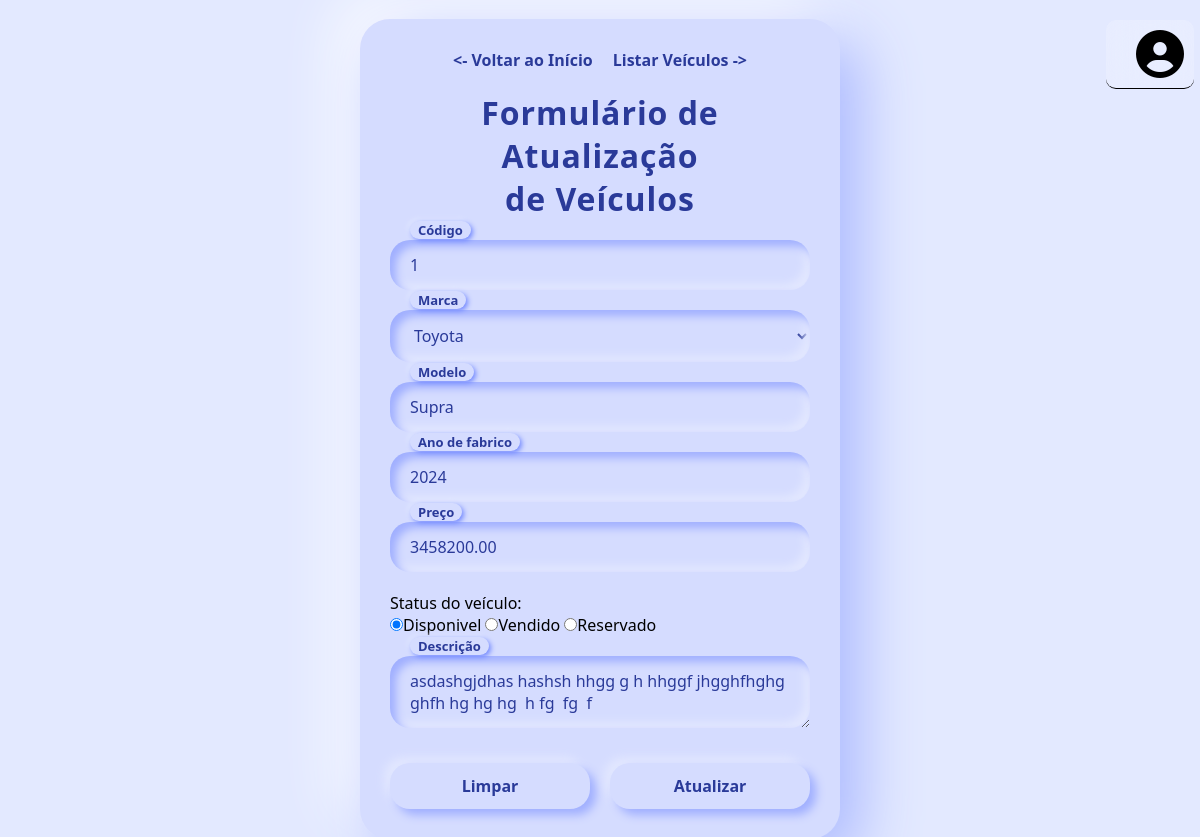
/Veiculos/View/updateVeiculo.php?id=1, run on the app's committed database.
### tables this page shows
CREATE TABLE `veiculo` (
  `ID` int(11) NOT NULL AUTO_INCREMENT,
  `marca` varchar(30) NOT NULL,
  `modelo` varchar(50) NOT NULL,
  `ano` int(11) DEFAULT NULL,
  `preco` decimal(10,2) NOT NULL,
  `status` enum('Disponivel','Vendido','Reservado') NOT NULL DEFAULT 'Disponivel',
  `descricao` text NOT NULL,
  PRIMARY KEY (`ID`)
);

### Veiculos/Controller/controllerVeiculo.php (called while the page is built, shortened)
<?php
    include_once('../Controller/veiculo.php');
    include_once('../Controller/conexao.php');
    function searchVeiculo($id) {
        global $conexao;
        $sql = "SELECT * FROM veiculo WHERE id='$id'";
        $result = mysqli_query($conexao, $sql);
        $rs = mysqli_fetch_assoc($result);
        $veiculo = new Veiculo($rs['ID'], $rs['marca'], $rs['modelo'], $rs['ano'], $rs['preco'], $rs['status'], $rs['descricao']);
        return $veiculo;
    }
?>

### Veiculos/Controller/veiculo.php (called while the page is built, shortened)
<?php
    class Veiculo {
        private $ID;
        private $marca;
        private $modelo;
        private $ano;
        private $preco;
        private $status;
        private $descricao;
        function __construct($ID, $marca, $modelo, $ano, $preco, $status, $descricao) {
            $this->ID = $ID;
            $this->marca = $marca;
            $this->modelo = $modelo;
            $this->ano = $ano;
            $this->preco = $preco;
            $this->status = $status;
            $this->descricao = $descricao;
        }
        function getID() { return $this->ID; }
        function getMarca() { return $this->marca; }
        function getModelo() { return $this->modelo; }
        function getAno() { return $this->ano; }
        function getStatus() { return $this->status; }
        function getDescricao() { return $this->descricao; }
        function getPreco() { return $this->preco; }
    }
?>

### Veiculos/View/updateVeiculo.php (the view, shortened to what this page needs)
<?php
    include_once("../Controller/controllerVeiculo.php");
    $id = $_GET['id'];
    $veiculo = searchVeiculo($id);
?>
<!DOCTYPE html>
<html lang="pt">
<head>
     <link rel="stylesheet" href="https://cdnjs.cloudflare.com/ajax/libs/font-awesome/6.7.2/css/all.min.css" />
    <link rel="stylesheet" href="../style/style.css">
</head>
<body>
      <div class="perfil">
                <i class="fa-solid fa-circle-user"></i>
            </div>
    <div class="container">
        <div class="links">
            <p><a href="../home.php"><- Voltar ao Início</a></p>
            <p><a href="../View/listarVeiculo.php">Listar Veículos -></a></p>
        </div>
        <h1>Formulário de Atualização <br> de Veículos</h1>
        <form action="../Controller/atualizarVeiculo.php" method="post">
            <div class="inputs code">
                <input type="number" name="id" id="id" placeholder="Digite o ID (código) do Veículo" <?php echo "value={$veiculo->getID()} readonly" ?>>
                <label for="id">Código</label>
            </div>
            <div class="inputs marca">
                <select name="marca" id="marca" required>
                    <option <?php if ($veiculo->getMarca() == "Toyota") { echo "selected"; } ?> value="Toyota">Toyota</option>
                </select>
                <label for="marca">Marca</label>
            </div>
            <div class="inputs modelo">
                <input type="text" name="modelo" id="modelo" required placeholder="Digite o modelo do veículo" <?php echo "value={$veiculo->getModelo()}" ?>>
                <label for="modelo">Modelo</label>
            </div>
            <div class="inputs ano">
                <input type="number" name="ano" id="ano" min="1950" max="2025" placeholder="Digite o ano de fabrico do veículo" <?php echo "value={$veiculo->getAno()}" ?>>
                <label for="ano">Ano de fabrico</label>
            </div>
            <div class="inputs preco">
                <input type="number" name="preco" id="preco" maxlength="8" placeholder="Digite o preço do veículo" <?php echo "value={$veiculo->getPreco()}" ?> required>
                <label for="preco">Preço</label>
            </div>
            <div class="radios status">
                <label>Status do veículo:</label><br>
                <input type="radio" name="status" id="status1" value="Disponivel" required <?php if($veiculo->getStatus() == "Disponivel") { echo "checked"; } ?>><label for="status1">Disponivel</label>
                <input type="radio" name="status" id="status2" value="Vendido" <?php if($veiculo->getStatus() == "Vendido") { echo "checked"; } ?>><label for="status2">Vendido</label>
                <input type="radio" name="status" id="status3" value="Reservado" <?php if($veiculo->getStatus() == "Reservado") { echo "checked"; } ?>><label for="status3">Reservado</label>
            </div>
            <div class="inputs desc">
                <textarea name="desc" id="desc" placeholder="Descrição do veículo (caracteristicas, especificações, etc)"><?php echo "{$veiculo->getDescricao()}" ?></textarea>
                <label for="desc">Descrição</label>
            </div>
            <div class="btns">
                <input type="reset" value="Limpar" name="limpar" class="buttons limpar">
                <input type="submit" value="Atualizar"  name="submit" class="buttons submit">
            </div>
        </form>
    </div>
</body>
</html>

### Veiculos/style/style.css (style rules this page uses)
* { margin: 0; padding: 0; box-sizing: border-box; font-family: 'Poppins', 'Segoe UI', Tahoma, Geneva, Verdana, sans-serif; -webkit-font-smoothing: antialiased; -moz-osx-font-smoothing: grayscale; }
body { background: #e3e9ff; min-height: 100vh; display: flex; justify-content: center; align-items: center; padding: 20px; font-size: 16px; flex-direction: column; }
form { width: 100%; }
.links { display: flex; flex-direction: row; gap: 20px; justify-content: space-around; margin-bottom: 20px; }
.links a { color: #2a3a99; font-weight: 600; text-decoration: none; transition: color 0.3s ease, text-decoration 0.3s ease; }
.container { background: #d5dcff; border-radius: 30px; padding: 30px; width: 100%; max-width: 480px; box-shadow: 20px 20px 60px #aab8ff, -20px -20px 60px #ffffff; display: flex; flex-direction: column; align-items: center; margin-top: -100px; }
.container h1 { font-weight: 700; color: #2a3a99; margin-bottom: 20px; text-align: center; letter-spacing: 0.03em; }
.inputs, .radios { position: relative; width: 100%; margin-bottom: 20px; }
.inputs input, .inputs textarea, .inputs select { width: 100%; padding: 14px 20px; font-size: 16px; border: none; border-radius: 20px; background: #d5dcff; color: #2a3a99; box-shadow: inset 6px 6px 8px #a0afff, inset -6px -6px 8px #e2e7ff; transition: box-shadow 0.3s ease, transform 0.2s ease; }
.inputs label { display: none; background-color: #d5dcff; color: #5664c7; position: absolute; left: 20px; top: 50%; transform: translateY(-50%); pointer-events: none; padding: 0 8px; font-weight: 600; font-size: 16px; transition: 0.3s ease all; user-select: none; border-radius: 12px; box-shadow: 6px 6px 10px #a0afff, -6px -6px 10px #e2e7ff; }
.inputs input:focus + label, .inputs select:focus + label, .inputs textarea:focus + label, .inputs textarea:not(:placeholder-shown) + label, .inputs select:not(:placeholder-shown) + label, .inputs input:not(:placeholder-shown) + label { display: unset; top: -10px; font-size: 13px; color: #2a3a99; font-weight: 700; box-shadow: 2px 2px 5px #7288ff, -2px -2px 5px #e1e7ff; }
.btns { width: 100%; display: flex; justify-content: space-between; gap: 20px; }
.buttons { flex: 1; padding: 12px 0; font-weight: 700; font-size: 1rem; color: #2a3a99; background: #d5dcff; border-radius: 20px; border: none; box-shadow: 6px 6px 10px #a0afff, -6px -6px 10px #e2e7ff; cursor: pointer; transition: box-shadow 0.3s ease, background-color 0.3s ease, color 0.3s ease; user-select: none; }
.perfil { color: black; display: flex; flex-direction: row; align-items: center; gap: 20px; margin-left: 1100px; padding: 10px; border-radius: 10px; background-color: rgba(255, 255, 255, 0.2); backdrop-filter: blur(20px); border-bottom: 1px solid black; margin-bottom: 30px; }
.perfil i { font-size: 3rem; }

### data on the page
veiculo: id "1", marca "Toyota", ano "2024", preco "3458200.00", status "☑ Disponivel", status "☐ Vendido", status "☐ Reservado", desc "asdashgjdhas hashsh hhgg g h hhggf jhgghfhghg ghfh hg hg hg h fg fg f"
